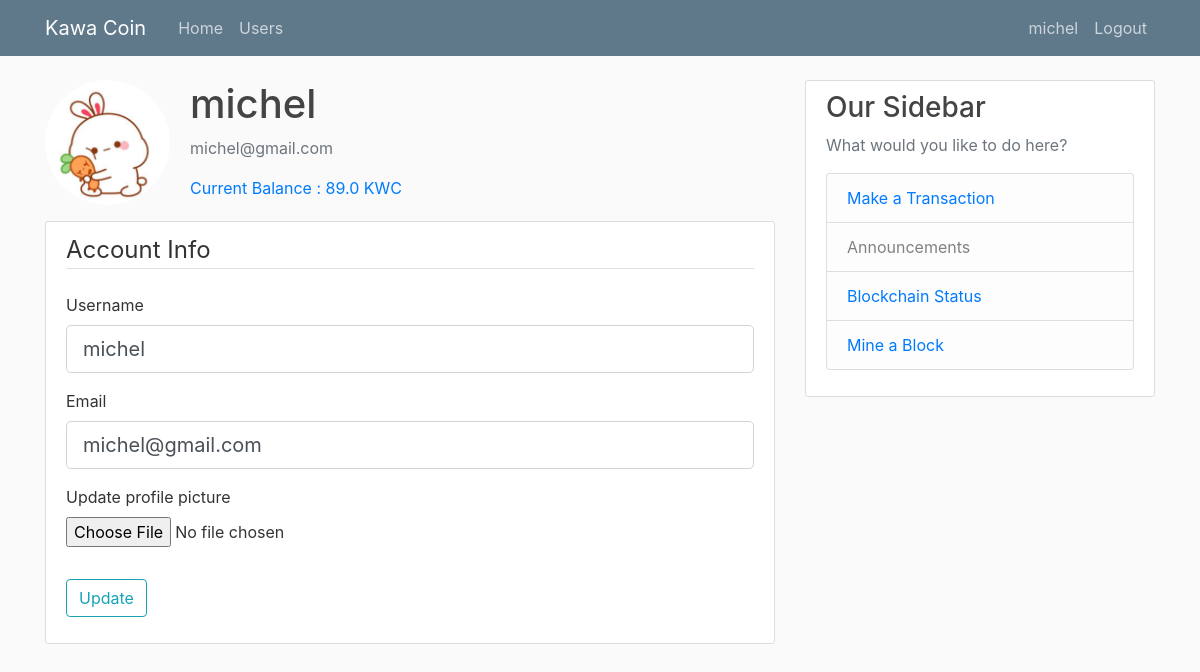
Page /account (signed in) on the committed database.
### webapp/models.py (models this page shows, shortened)
class User(db.Model, UserMixin):
    id = db.Column(db.Integer, primary_key=True)
    username = db.Column(db.String(20), unique=True, nullable=False)
    email = db.Column(db.String(120), unique=True, nullable=False)
    balance = db.Column(db.Float, default=0.0)
    image_file = db.Column(db.String(20), nullable=False, default='default.jpg')
    password = db.Column(db.String(60), nullable=False)
    posts = db.relationship('Post', backref='author', lazy=True) # not a Column, runs an additional quer

### webapp/routes.py (the view)
@app.route("/account", methods=['GET', 'POST'])
@login_required
def account():
    form = UpdateAccountForm()
    if form.picture.data:
        picture_file = save_picture(form.picture.data)
        current_user.image_file = picture_file
    if form.validate_on_submit():
        current_user.username = form.username.data # updates data in DatabAse directly
        current_user.email = form.email.data
        db.session.commit()
        flash('Your account has been updated', 'success')
        redirect(url_for('account'))
    elif request.method == 'GET':
        form.username.data = current_user.username
        form.email.data = current_user.email
    image_file = url_for('static', filename='profile_pics/' + current_user.image_file)
    return render_template('account.html', title=current_user.username, image_file=image_file, form= form)

### webapp/forms.py (shortened to what this page needs)
class UpdateAccountForm(FlaskForm):
    username = StringField('Username',
                validators=[DataRequired(), Length(min=2, max=20)])
    email = StringField('Email',
                        validators=[DataRequired(), Email()])
    picture = FileField('Update profile picture', validators=[FileAllowed(['jpg', 'png'])])
    submit = SubmitField('Update')

### webapp/models.py (called while the page is built)
@loginManager.user_loader
def loadUser(user_id):
    return User.query.get(int(user_id))

### webapp/templates/account.html (shortened to what this page needs)
{% extends "layout.html" %}
{% block content %}
        <div class="media">
          <img class="rounded-circle account-img" src="{{ image_file }}">
          <div class="media-body">
            <h2 class="account-heading">{{current_user.username}}</h2>
            <p class="text-secondary">{{ current_user.email}}</p>
            <p class = "text-primary">Current Balance : {{ current_user.balance}} KWC</p>
          </div>
        </div>
        <div class="content-section">
            <form method="POST" action="" enctype="multipart/form-data">
                <fieldset class="form-group">
                    <legend class="border-bottom mb-4">Account Info</legend>
                    <div class="form-group">
                        {{ form.username.label(class="form-control-label") }}
                        {% if form.username.errors %}
                            {{ form.username(class="form-control form-control-lg is-invalid") }}
                            <div class="invalid-feedback">
                                {% for error in form.username.errors %}
                                    <span>{{ error }}</span>
                                {% endfor %}
                            </div>
                        {% else %}
                            {{ form.username(class="form-control form-control-lg") }}
                        {% endif %}
                    </div>
                    <div class="form-group">
                        {{ form.email.label(class="form-control-label") }}
                        {% if form.email.errors %}
                            {{ form.email(class="form-control form-control-lg is-invalid") }}
                            <div class="invalid-feedback">
                                {% for error in form.email.errors %}
                                    <span>{{ error }}</span>
                                {% endfor %}
                            </div>
                        {% else %}
                            {{ form.email(class="form-control form-control-lg") }}
                        {% endif %}
                    </div>
                    <div class="form-group">
                        {{ form.picture.label() }}
                        {{ form.picture(class = "form-control-file") }}
                    </div>
                </fieldset>
                <div class="form-group">
                    {{ form.submit(class="btn btn-outline-info") }}
                </div>
            </form>
      </div>
{% endblock content%}

### webapp/templates/layout.html (shortened to what this page needs)
<!DOCTYPE html>
<html>
<head>
     <link rel="stylesheet" href="https://stackpath.bootstrapcdn.com/bootstrap/4.3.1/css/bootstrap.min.css">
     <link rel="stylesheet" type="text/css" href="{{url_for('static', filename ='main.css')}}">
</head>
<body>
    <header class="site-header">
        <nav class="navbar navbar-expand-md navbar-dark bg-steel fixed-top">
        <div class="container">
            <a class="navbar-brand mr-4" href="/">Kawa Coin</a>
            <div class="collapse navbar-collapse" id="navbarToggle">
            <div class="navbar-nav mr-auto">
                <a class="nav-item nav-link" href="{{url_for('home')}}">Home</a>
                <a class="nav-item nav-link" href="{{url_for('users')}}">Users</a>
            </div>
            <div class="navbar-nav">
                {% if current_user.is_authenticated %}
                <a class="nav-item nav-link" href="{{url_for('account')}}">{{current_user.username}}</a>
                <a class="nav-item nav-link" href="{{url_for('logout')}}">Logout</a>
                {% else %}
                    <a class="nav-item nav-link" href="{{url_for('login')}}">Login</a>
                    <a class="nav-item nav-link" href="{{url_for('register')}}">Register</a>
                {% endif %}
            </div>
            </div>
        </div>
        </nav>
    </header>
    <main role="main" class="container">
        <div class="row">
        <div class="col-md-8">
            {% block content %}{% endblock %}
        </div>
        <div class="col-md-4">
            <div class="content-section">
            <h3>Our Sidebar</h3>
            <p class='text-muted'>What would you like to do here?
                <ul class="list-group">
                <li class="list-group-item list-group-item-light">
                    <a href = "{{url_for('transaction')}}">Make a Transaction</a>
                </li>
                <li class="list-group-item list-group-item-light">Announcements</li>
                <li class="list-group-item list-group-item-light">
                    <a href = "{{url_for('blockchain_status')}}">Blockchain Status</a>
                </li>
                <li class="list-group-item list-group-item-light">
                    <a href = "{{url_for('mine')}}">Mine a Block</a>
                </li>
                </ul>
            </p>
            </div>
        </div>
        </div>
    </main>
</body>
</html>

### webapp/static/main.css (style rules this page uses)
body { background: #fafafa; color: #333333; margin-top: 5rem; }
h1, h2, h3, h4, h5, h6 { color: #444444; }
.bg-steel { background-color: #5f788a; }
.site-header .navbar-nav .nav-link { color: #cbd5db; }
.content-section { background: #ffffff; padding: 10px 20px; border: 1px solid #dddddd; border-radius: 3px; margin-bottom: 20px; }
.account-img { height: 125px; width: 125px; margin-right: 20px; margin-bottom: 16px; }
.account-heading { font-size: 2.5rem; }

### rows in the picture
User: username "michel", email "michel@gmail.com", balance "89.0"
